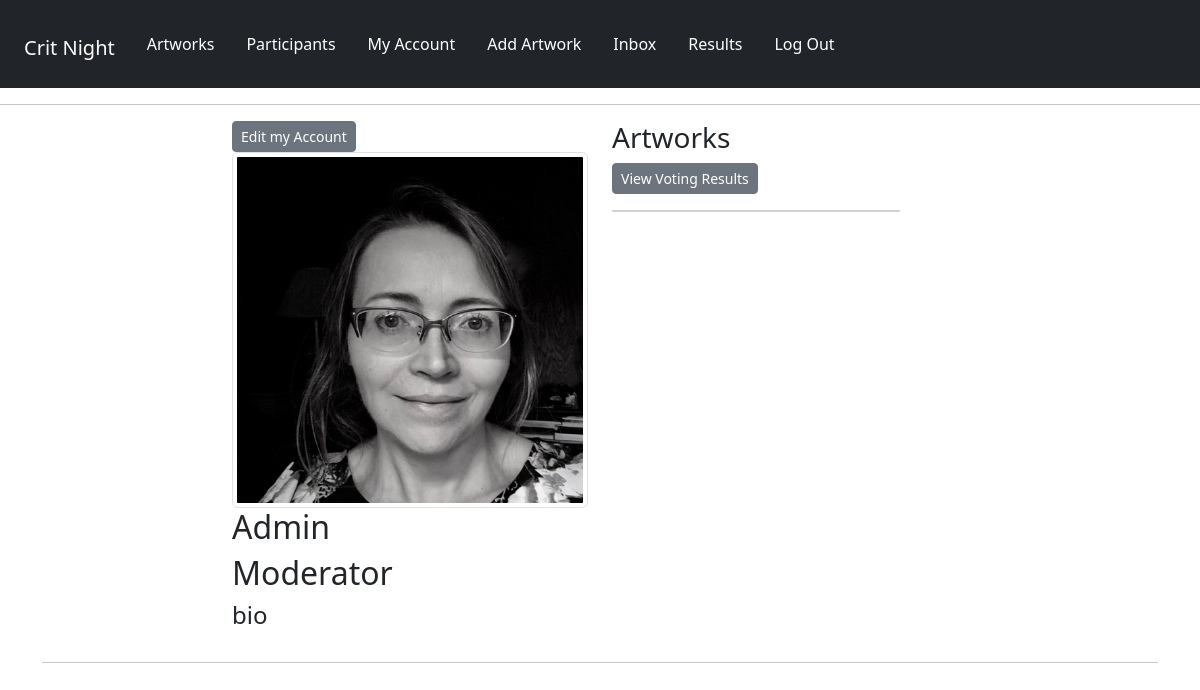
The page /panelists/account/ (signed in) on the database as committed earlier.
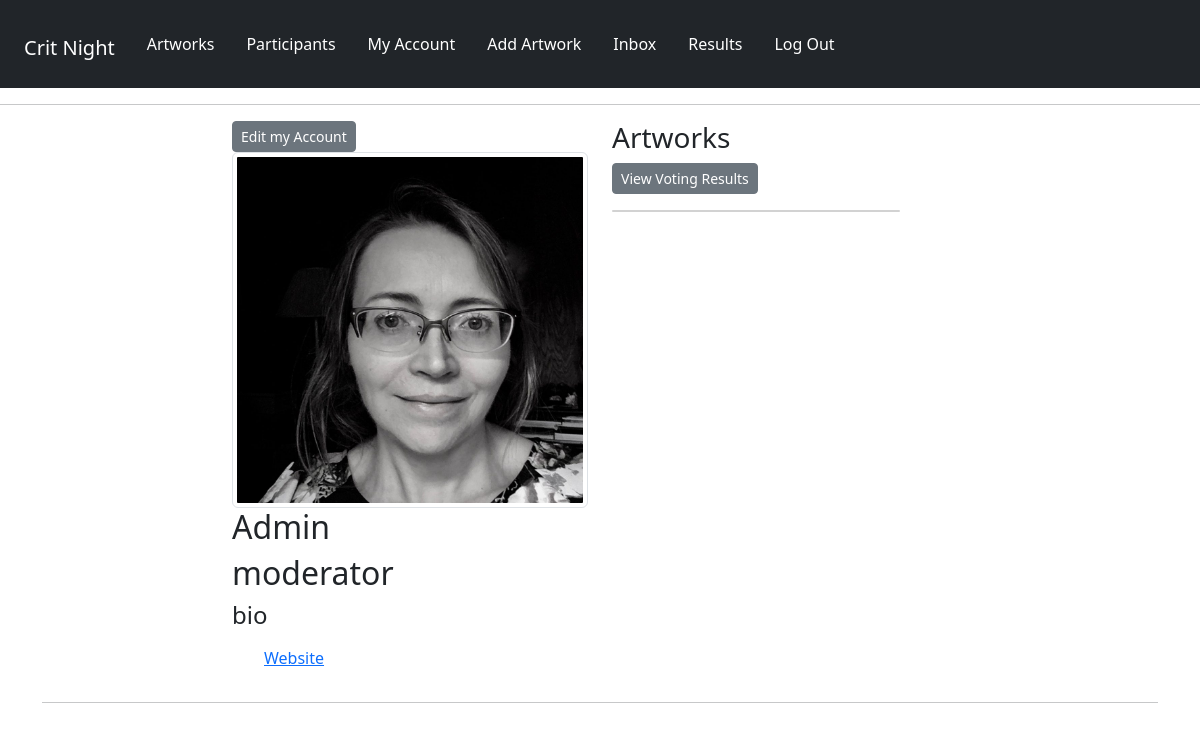
The same page on the database as committed later.
### panelists/models.py (models this page shows, shortened)
class Profile(models.Model):
    user = models.OneToOneField(User, on_delete=models.CASCADE, null=True, blank=True)
    name = models.CharField(max_length=200, null=True, blank=True)
    ROLE_TYPE = (
        ("moderator", "Moderator"),
        ("artist", "Artist"),
    )
    role = models.CharField(max_length=200, null=True, choices=ROLE_TYPE)
    media = models.CharField(max_length=200, null=True, blank=True)
    email = models.EmailField(max_length=500, null=True, blank=True)
    username = models.CharField(max_length=200, null=True, blank=True)
    pronouns = models.CharField(max_length=200, null=True, blank=True)
    brief_bio = models.TextField(max_length=1500, null=True, blank=True)
    profile_image = models.ImageField(
        null=True,
        blank=True,
        upload_to="profiles/",
        default="profiles/default-profile.png",
    )
    website = models.CharField(max_length=200, null=True, blank=True)
    social_insta = models.CharField(max_length=200, blank=True, null=True)
    social_twitter = models.CharField(max_length=200, blank=True, null=True)
    social_other = models.CharField(max_length=200, blank=True, null=True)
    created = models.DateTimeField(auto_now_add=True)
    id = models.UUIDField(
        default=uuid.uuid4, unique=True, primary_key=True, editable=False
    )

### panelists/views.py (the view)
# urls.py: path("account/", views.userAccount, name="account"),
@login_required(login_url="login")
def userAccount(request):
    profile = request.user.profile
    artworks = profile.artwork_set.all()
    context = {"profile": profile, "artworks": artworks}
    return render(request, "panelists/account.html", context)

### panelists/templates/panelists/account.html (shortened to what this page needs)
{% extends 'main.html' %}
{% block content %}
<div class="container-md">
    <div class="layout">
        <div class="row justify-content-center">
            <div class="col-4 personal">
                <a href="{% url 'edit-account' %}" class="btn btn-secondary btn-sm">Edit my Account</a>
                <img src="{{ profile.profile_image.url }}" class="img-thumbnail" alt="participant profile image" />
                <h2>{{profile.name}}</h2>
                <h2>{{profile.role}}</h2>
                <h4>bio</h4>
                <ul>
                    {% if profile.website %}
                        <li>
                            <a href="{{profile.website}}" target="_blank">Website</a>
                        </li>
                    {% endif %}
                </ul>
            </div>
            <div class="col-4 artwork-list">
                <h3>Artworks</h3>
            <p class="nav-item">
                <a href="{% url 'results' %}" class="btn btn-secondary btn-sm">View Voting Results</a>
              </p>
            <div class="card" style="width: 18rem;">
                </div>
            </div>
    </div>
</div>
{% endblock %}

Rows that differ between the two databases and show on the page:
changed Profile "Admin": role "Moderator" → "moderator"
Other text that changed with them:
text now shown: "Website"
